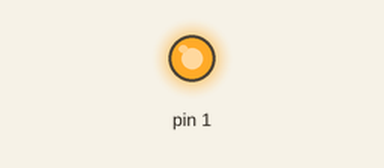
Simulated run of this sketch. Board: Arduino Uno, built with avr-gcc and run on an emulated ATmega328P. Shown: output pins drawn as LEDs (lit = HIGH).

Above: at 0.2 s.
At 20.2 s:
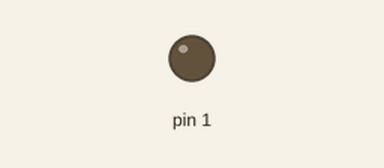
Timing chart, 0 to 22.1 s (numbered marks = the images above):
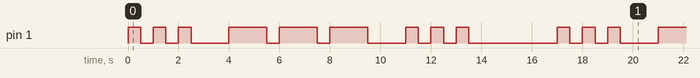

Measured:
- by itself, pin 1: repeats every 17.0 s: 2 × (LOW 0.50 s, HIGH 0.50 s), LOW 1.5 s, 2 × (HIGH 1.5 s, LOW 0.50 s), HIGH 1.5 s, LOW 1.5 s, 2 × (HIGH 0.50 s, LOW 0.50 s), HIGH 0.50 s, LOW 3.5 s, HIGH 0.50 s
- by itself, everything shown: repeats every 17.0 s, in 18 steps

The sketch:

Lesson2.ino
```cpp
// the setup function runs once when you press reset or power the board
void setup() {
  // initialize digital pin LED_BUILTIN as an output.
  pinMode(1, OUTPUT);
}

// the loop function runs over and over again forever
void loop() {
  for (int x = 0; x < 3; x++) {
    digitalWrite(1, HIGH);   // turn the LED on (HIGH is the voltage level)
    delay(500);                       // wait for one time unit
    digitalWrite(1, LOW);    // turn the LED off by making the voltage LOW
    delay(500);                       // wait for one time unit
  }
  delay(1000);                        // wait for two time units
  for (int z = 0; z < 3; z++) {
    digitalWrite(1, HIGH);   // turn the LED on (HIGH is the voltage level)
    delay(1500);                       // wait for three time units
    digitalWrite(1, LOW);    // turn the LED off by making the voltage LOW
    delay(500);                       // wait for one time unit
  }
  delay(1000);                        // wait for two time units
  for (int x = 0; x < 3; x++) {
    digitalWrite(1, HIGH);   // turn the LED on (HIGH is the voltage level)
    delay(500);                       // wait for one time unit
    digitalWrite(1, LOW);    // turn the LED off by making the voltage LOW
    delay(500);                       // wait for one time unit
  }
  delay(3000);                        // wait for six time units
}
```
